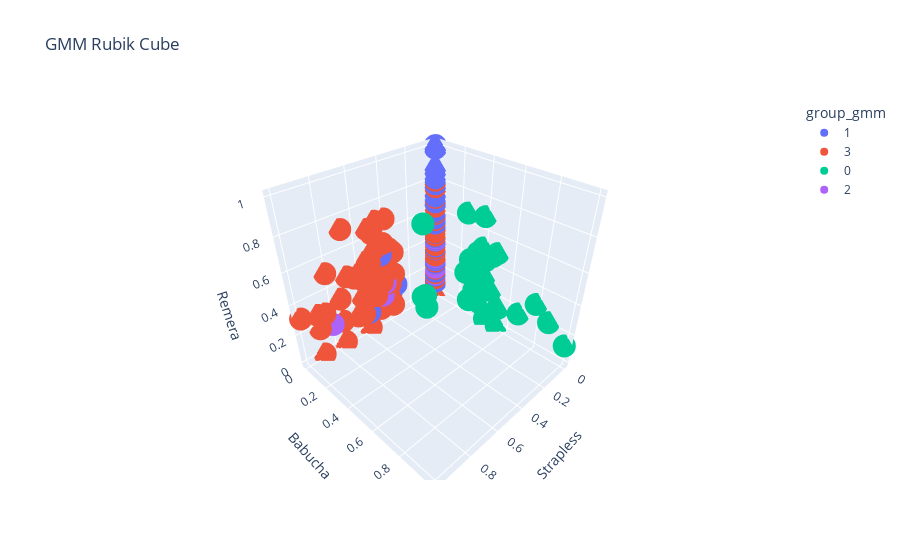

Notebook source saved alongside this figure:
### Code cell
fig = px.scatter_3d(df_gmm, x='Strapless', y='Babucha', z='Remera', color='group_gmm',
                    title = 'GMM Rubik Cube',
                    labels=labels
                   )
fig.show()

### Figure 1 — Plotly figure (JSON) as saved in the notebook; plotly's stock layout.template omitted (floating-point values rounded to 4 significant figures; data arrays with more than 128 entries replaced by an {"elided": "..."} marker saying what was removed)
{"data": [{"hovertemplate": "group_gmm=1<br>Strapless=%{x}<br>Babucha=%{y}<br>Remera=%{z}<extra></extra>", "legendgroup": "1", "marker": {"color": "#636efa", "symbol": "circle"}, "mode": "markers", "name": "1", "scene": "scene", "showlegend": true, "type": "scatter3d", "x": {"elided": "317 float values"}, "y": {"elided": "317 int values"}, "z": {"elided": "317 float values"}}, {"hovertemplate": "group_gmm=3<br>Strapless=%{x}<br>Babucha=%{y}<br>Remera=%{z}<extra></extra>", "legendgroup": "3", "marker": {"color": "#EF553B", "symbol": "circle"}, "mode": "markers", "name": "3", "scene": "scene", "showlegend": true, "type": "scatter3d", "x": {"elided": "137 float values"}, "y": {"elided": "137 int values"}, "z": {"elided": "137 float values"}}, {"hovertemplate": "group_gmm=0<br>Strapless=%{x}<br>Babucha=%{y}<br>Remera=%{z}<extra></extra>", "legendgroup": "0", "marker": {"color": "#00cc96", "symbol": "circle"}, "mode": "markers", "name": "0", "scene": "scene", "showlegend": true, "type": "scatter3d", "x": [0, 0, 0, 0, 0, 0, 0, 0.4091, 0, 0.45, 0.5, 0, 0, 0, 0, 0.5294, 0, 0, 0, 0, 0, 0, 0, 0, 0, 0, 0, 0, 0, 0, 0, 0, 0], "y": [0.3947, 0.4412, 0.3947, 0.5357, 0.6818, 0.3571, 1, 0.3409, 0.3, 0.375, 0.4167, 0.3, 0.4412, 0.8824, 0.3261, 0.4412, 0.3409, 0.2679, 0.5357, 0.4688, 0.2679, 0.7895, 0.3947, 0.375, 0.3409, 0.4688, 0.4167, 0.375, 0.5, 0.3947, 0.3947, 0.4167, 0.4167], "z": [0.2982, 0, 0.6959, 0, 0.1717, 0.4497, 0.1259, 0.2576, 0.07556, 0.3778, 0.8395, 0.3778, 0.2222, 0.2222, 0.3285, 0.4444, 0.1717, 0.2698, 0.1349, 0.2361, 0.6746, 0.2982, 0.09942, 0.2833, 0.2576, 0.4722, 0.3148, 0.1889, 0.5037, 0.4971, 0.4971, 0.4198, 0.4198]}, {"hovertemplate": "group_gmm=2<br>Strapless=%{x}<br>Babucha=%{y}<br>Remera=%{z}<extra></extra>", "legendgroup": "2", "marker": {"color": "#ab63fa", "symbol": "circle"}, "mode": "markers", "name": "2", "scene": "scene", "showlegend": true, "type": "scatter3d", "x": [0, 0, 0, 0, 0, 0, 0, 0.4286, 0, 0.45, 0.8182, 0, 0], "y": [0, 0, 0, 0, 0, 0, 0, 0, 0, 0, 0, 0, 0], "z": [0.1988, 0.2576, 0.2576, 0.4106, 0.2099, 0.3977, 0.2222, 0.2698, 0.1889, 0.1889, 0.1717, 0.2698, 0.1349]}], "layout": {"legend": {"title": {"text": "group_gmm"}, "tracegroupgap": 0}, "scene": {"domain": {"x": [0, 1], "y": [0, 1]}, "xaxis": {"title": {"text": "Strapless"}}, "yaxis": {"title": {"text": "Babucha"}}, "zaxis": {"title": {"text": "Remera"}}}, "title": {"text": "GMM Rubik Cube"}}}
